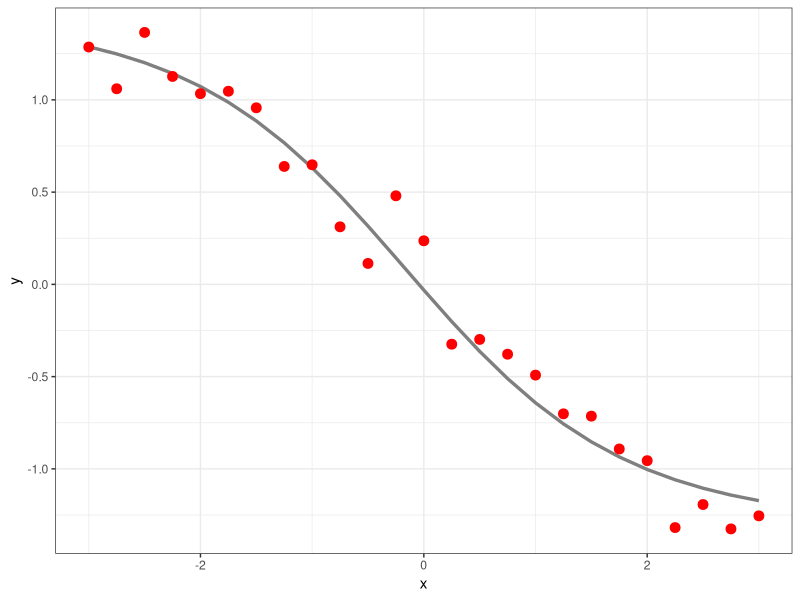

Generate this figure with R:
### demonstrate fitting a neural network with optim()

library(tidyverse)

### set up the simple problem with 2 hidden units and the logistic
### non-linear transformation function

### specify the hidden unit parameters
b1 <- c(0.2, 1.2)
b2 <- c(-0.1, -0.8)

### set the input to be evenly spaced between -3 and +3
x <- seq(-3, 3, length.out = 25)

### create the design matrix
Xmat <- model.matrix( ~ x, data = data.frame(x = x))

### calculate the hidden unit linear predictors 
Bmat <- cbind(b1, b2)

Bmat

Amat <- Xmat %*% Bmat

### next calculate the non-linear transformed values per hidden unit
### assuming the logistic function

Hmat <- boot::inv.logit(Amat)

### now define the true output layer parameters
a0true <- 0.2
atrue <- c(-1.5, 1.25)

### calculate the true nnet output
ftrue <- a0true + Hmat %*% as.matrix(atrue)

### set the noise to a low value
sigma_true <- 0.15

### generate noisy observations and package 
### the input with the noisy response
set.seed(1131)
demo_df <- tibble::tibble(x = x) %>% 
  mutate(f = as.vector(ftrue),
         y = rnorm(n = n(), mean = f, sd = sigma_true))

### plot the training set
demo_df %>% 
  ggplot(mapping = aes(x = x)) +
  geom_line(mapping = aes(y = f),
            color = "grey50",
            size = 1.15) +
  geom_point(mapping = aes(y = y),
             size = 3, color = "red") +
  labs(y = "y") +
  theme_bw()

### setup the SSE function we wish to minimize 
### all parameters will be contained in the theta vector
### need to extract them appropriately

my_neuralnet_sse <- function(theta, my_info)
{
  # extract the hidden unit parameters
  X <- my_info$design_matrix
  length_beta <- ncol(X)
  total_num_betas <- my_info$num_hidden * length_beta
  beta_vec <- theta[1:total_num_betas]
  
  # extract the output layer parameters
  a_all <- theta[(total_num_betas + 1):length(theta)]
  
  # reorganize the beta parameters into a matrix
  Bmat <- matrix(beta_vec, nrow = length_beta, byrow = FALSE)
  
  # reorganize the output layer parameters by extracting
  # the output layer intercept (the bias)
  a0 <- a_all[1] # the first element in a_all is the bias
  av <- a_all[-1] # select all EXCEPT the first element
  
  # calculate the neural network in one line of code
  # your homework assignment breaks this operation 
  # into several lines, so do NOT copy and paste!!!
  # you may use this expression to help debug your code
  f <- as.vector( a0 + my_info$transform_hidden(X %*% Bmat) %*% matrix(av) )
  
  # performance metric - calculate the SSE
  sum((my_info$yobs - f)^2)
}

### assemble the list of required information
two_hidden_sse_info <- list(
  yobs = demo_df$y,
  design_matrix = model.matrix( y ~ x, demo_df),
  num_hidden = 2,
  transform_hidden = boot::inv.logit
)

### test out the function
num_params <- two_hidden_sse_info$num_hidden * ncol(two_hidden_sse_info$design_matrix) +
  two_hidden_sse_info$num_hidden + 1

my_neuralnet_sse(rep(0, num_params), two_hidden_sse_info)

my_neuralnet_sse(rep(0.25, num_params), two_hidden_sse_info)

my_neuralnet_sse(rep(-1, num_params), two_hidden_sse_info)

### fit the model using optim(), notice that we do NOT set the
### `fnscale` argument since we want to MINIMIZE the SSE

two_hidden_fit_a <- optim(rep(0, num_params),
                          my_neuralnet_sse,
                          gr = NULL,
                          two_hidden_sse_info,
                          method = "BFGS",
                          hessian = TRUE,
                          control = list(maxit = 5001))

two_hidden_fit_a

### use a separate starting guess
two_hidden_fit_b <- optim(rep(0.25, num_params),
                          my_neuralnet_sse,
                          gr = NULL,
                          two_hidden_sse_info,
                          method = "BFGS",
                          hessian = TRUE,
                          control = list(maxit = 5001))

two_hidden_fit_b

### compare the identified parameter values
two_hidden_fit_a$par

two_hidden_fit_b$par

### try randomly generated starting guess
set.seed(101)
two_hidden_fit_c <- optim(rnorm(num_params),
                          my_neuralnet_sse,
                          gr = NULL,
                          two_hidden_sse_info,
                          method = "BFGS",
                          hessian = TRUE,
                          control = list(maxit = 5001))

two_hidden_fit_c$par

two_hidden_fit_a$par
